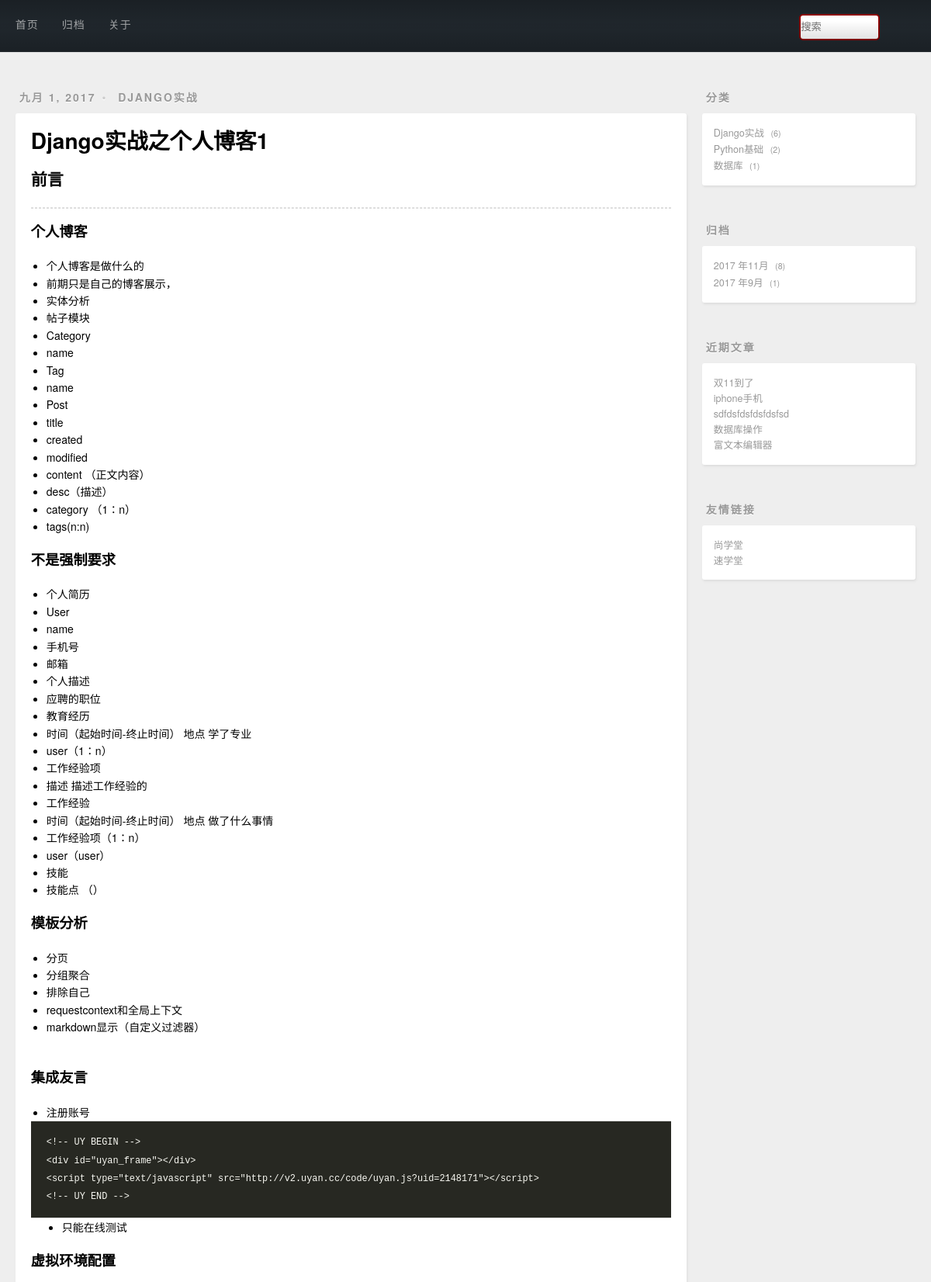
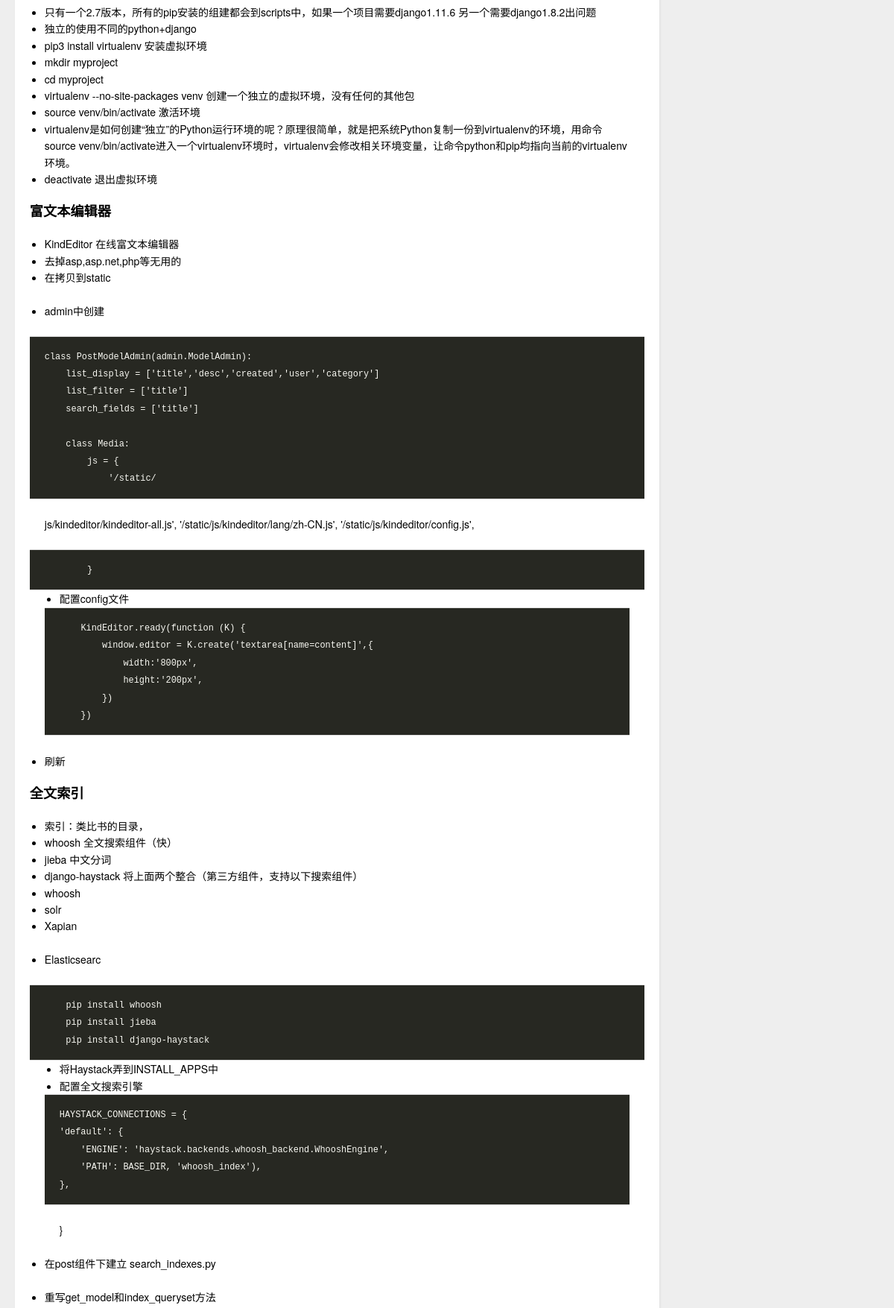
Page /post/details/1 (upper part) on the committed database (2 pictures, top to bottom).
### post/models.py (models this page shows, shortened)
class Post(models.Model):
    title = models.CharField(max_length=20)
    desc = RichTextUploadingField()
    content = models.TextField()
    created = models.DateField(auto_now_add=True)
    modified = models.DateTimeField(auto_now=True)
    category = models.ForeignKey(Category)
    tags = models.ManyToManyField(Tag)

class Category(models.Model):
    name = models.CharField(max_length=20,unique=True)
    def __unicode__(self):
        return u'%s'%self.name

### post/views.py (the view)
# urls.py: url(r'^post/details/(\d+)$',views.post_details_view),
def post_details_view(request,post_id):
    try:
        post = Post.objects.get(id=post_id)
    except:
        pass
    return render(request, 'details.html', {'post': post})

### post/contextprocessor.py (called while the page is built)
def slider_context_processor(request):
    context ={}
    context['category']=Post.objects.values('category','category__name').annotate(count = Count('*'))
    archive = Post.objects.values('created').order_by('-created')
    context['archive']=archive
    context['recent']=Post.objects.order_by('-created').all()[:5]
    return context

### post/templatetags/custommark.py (called while the page is built)
@register.filter
def mark(value):
    return  markdown.markdown(value)

### post/templates/details.html (shortened to what this page needs)
{% extends 'base.html' %}
{% load custommark %}
{% block main %}
    <article class="article article-type-post">
        <div class="article-meta">
          <a class="article-date">
            <time>{{ post.created|date }}</time>
          </a>
          <div class="article-category">
            <a class="article-category-link" href="#" target="_blank">{{ post.category }}</a>
          </div>
        </div>
        <div class="article-inner">
            <header class="article-header">
                <h1 itemprop="name">
                    <a class="article-title">{{ post.title }}</a>
                </h1>
            </header>
    <div class="article-entry" itemprop="articleBody">
        <h2>前言</h2>
        <hr>
    {{ post.content|mark|safe }}
    </div>
  </div>
    </article>
{% endblock main %}

### templates/slider.html
<aside id="sidebar">
  <div class="widget-wrap">
    <h3 class="widget-title">分类</h3>
    <div class="widget">
      <ul class="category-list">
          {% for cate in category %}
              <li class="category-list-item">
              <a class="category-list-link" href="/category/{{ cate.category }}">{{ cate.category__name }}</a>
              <span class="category-list-count">{{ cate.count }}</span>
          </li>
          {% endfor cate %}
      </ul>
      </div>
  </div>
  <div class="widget-wrap">
    <h3 class="widget-title">归档</h3>
    <div class="widget">
      <ul class="archive-list">
           {% regroup archive by created.year as year_group  %}
          {% for year in year_group %}
              {%  regroup year.list by created.month  as month_group %}
                  {% for month in month_group %}
          <li class="archive-list-item">
                      <a class="archive-list-link" href="/archive/{{ year.grouper }}/{{month.grouper}}">{{ year.grouper  }} 年{{ month.grouper }}月</a>
              <span class="archive-list-count">{{ month.list|length }}</span>
          </li>{% endfor  %}
       {% endfor %}
      </ul>
    </div>
  </div>
  <div class="widget-wrap">
    <h3 class="widget-title">近期文章</h3>
    <div class="widget">
      <ul>
         {% for p in recent %}
              <li>
            <a href="/post/details/{{ p.id }}" target="_blank">{{ p.title }}</a>
          </li>
          {% endfor %}
      </ul>
    </div>
  </div>
  <div class="widget-wrap">
    <h3 class="widget-title">友情链接</h3>
    <div class="widget">
      <ul>
          <li>
            <a href="http://www.bjsxt.com/" target="_blank">尚学堂</a>
          </li>
          <li>
            <a href="http://www.sxt.cn/" target="_blank">速学堂</a>
          </li>
      </ul>
    </div>
  </div>
</aside>

### rows in the picture
Post: created "九月 1, 2017", category "DJANGO实战", title "Django实战之个人博客1", content|mark "个人博客 个人博客是做什么的 前期只是自己的博客展示， 实体分析 帖子模块 Category name Tag name Post title created modified content （正文内容） desc（描述） category （1：n） tags(n:n) 不是强制要求 个人简历 User name 手机号 邮箱 个人描述 应聘的职位 教育经历 时间（起始时间-终止时间） 地点 学了专业 user（1：n） 工作经验项 描述 描述工作经验的 工作经验 时间（起始时间-终止时间） 地点 做了什么事情 工作经验项（1：n） user（user） 技能 技能点 （） 模板分析 分页 分组聚合 排除自己 requestcontext和全局上下文 markdown显示（自定义过滤器） 集成友言 注册账号 <!-- UY BEGIN --> <div id=\"uyan_frame\"></div> <script type=\"text/javascript\" src=\"http://v2.uyan.cc/code/uyan.js?uid=2148171\"></script> <!-- UY END --> 只能在线测试 虚拟环境配置 只有一个2.7版本，所有的pip安装的组建都会到scripts中，如果一个项目需要django1.11.6 另一个需要django1.8.2出问题 独立的使用不同的python+django pip3 install virtualenv 安装虚拟环境 mkdir myproject cd myproject virtualenv…"
Post: title "双11到了"
Post: title "iphone手机"
Post: title "sdfdsfdsfdsfdsfsd"
Post: title "数据库操作"
Post: title "富文本编辑器"

### other values in the picture
{{ cate.category__name }} "Django实战" "Python基础" "数据库"
{{ cate.count }} "6" "2" "1"
{{ year.grouper }} "2017" "2017"
{{ month.grouper }} "11" "9"
{{ month.list|length }} "8" "1"
